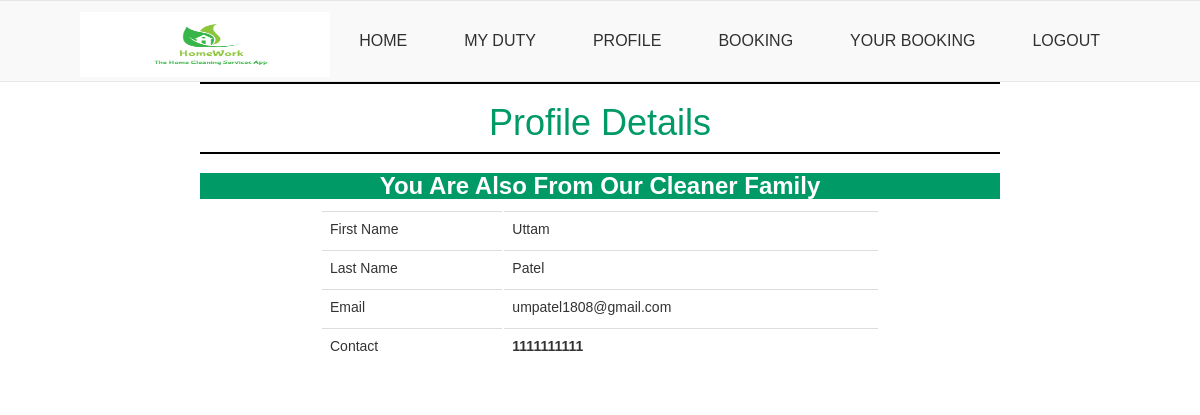
The app's page /profile/12, older data.
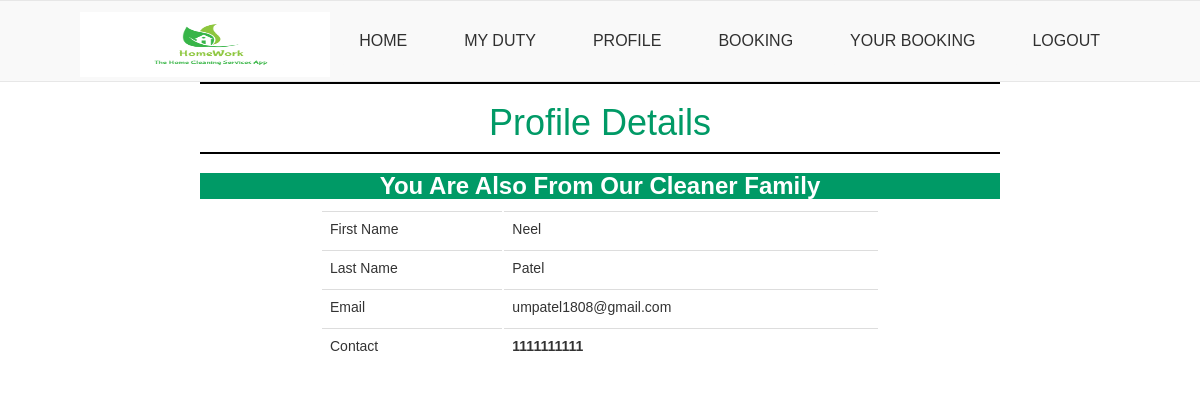
The same page, newer data.
### accounts/models.py (models this page shows, shortened)
class User(AbstractUser):
    username = models.CharField(max_length=20,unique=False)
    phone = models.CharField(max_length=10,unique=True)
    first_name = models.CharField(max_length=20,blank=True)
    last_name = models.CharField(max_length=20,blank=True)
    is_cleaner = models.BooleanField(default=False)
    USERNAME_FIELD = 'phone'
    REQUIRED_FIELDS =   ['username']

### accounts/views.py (the view)
# urls.py: path('profile/<int:pk>',Profile.as_view() ,name='profile'),
class Profile(DetailView):
    model = User
    template_name = "accounts/profile.html"
    extra_context = {'form':cleanerRegisterForm()}

### accounts/templates/accounts/profile.html (shortened to what this page needs)
{% extends 'accounts/base.html' %}
{% block content %}
<div class="col-md-12">
    <center>
<hr>
<h1>Profile Details</h1>
<hr>
<table class="table table-hover" style="width:70%;">
        <tr>
            <td>First Name</td>
            <td>{{ object.first_name|title }}</td>
        </tr>
        <tr>
            <td>Last Name</td>
            <td>{{ object.last_name|title }}</td>
        </tr>
        <tr>
            <td>Email</td>
            <td>{{ object.email }}</td>
        </tr>
        <tr>
            <td>Contact</td>
            <td style="font-weight:bold;">{{ object.phone}}</td>
        </tr>
        <tr>
            {% if user.is_cleaner %}
                <h3 style="font-weight:bold;" class="text-info bg-primary">You Are Also From Our Cleaner Family</h3>
            {% endif %}
        </tr>
</table>
{% endblock  %}

Row changes from the older to the newer data that the page shows:
changed User "Patel": first_name "Uttam" → "Neel"
